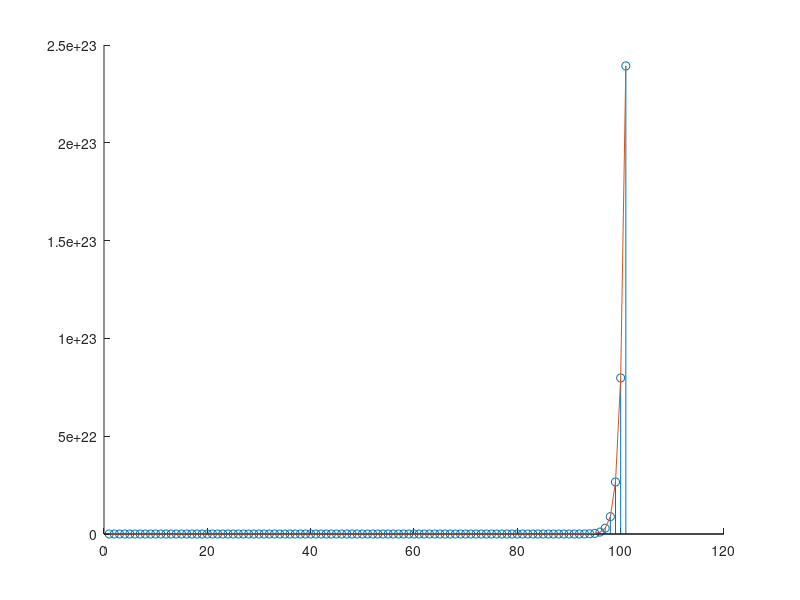

Reproduce this figure in MATLAB.
clear all; close all; clc;

n = -50:50;
x = zeros(size(n));
x(n==0) = 1;
u = zeros(size(n));
u(n>=0) = 1;
y = zeros(size(n));

% SORU 1
u_right1(n>=1) = 1;
z = 3.^(n-1).*u_right1;

figure('Name','Soru 1 ve 2','NumberTitle','off');
hold on;
stem(z);


% SORU 2

for temp = 50:101
y(temp)=2*y(temp-1)+3*y(temp-2)+x(temp-1)+x(temp-2);
end

plot(y,'-');

% SORU 4

k = 0:100;
u_new(k>=0) = 1;
x_n_1 = cos(20*pi*k);
x_n = x_n_1 + u_new;
b = [0 1 1];
a = [1 -2 -3];
y_n_soru4=filter(b,a,x_n);
figure('Name','Soru 4','NumberTitle','off');
plot(y_n_soru4);

% SORU 5

[y_n_soru5,~] = deconv(conv(b,x_n),a); 
figure('Name','Soru 5','NumberTitle','off');
plot(y_n_soru5);
